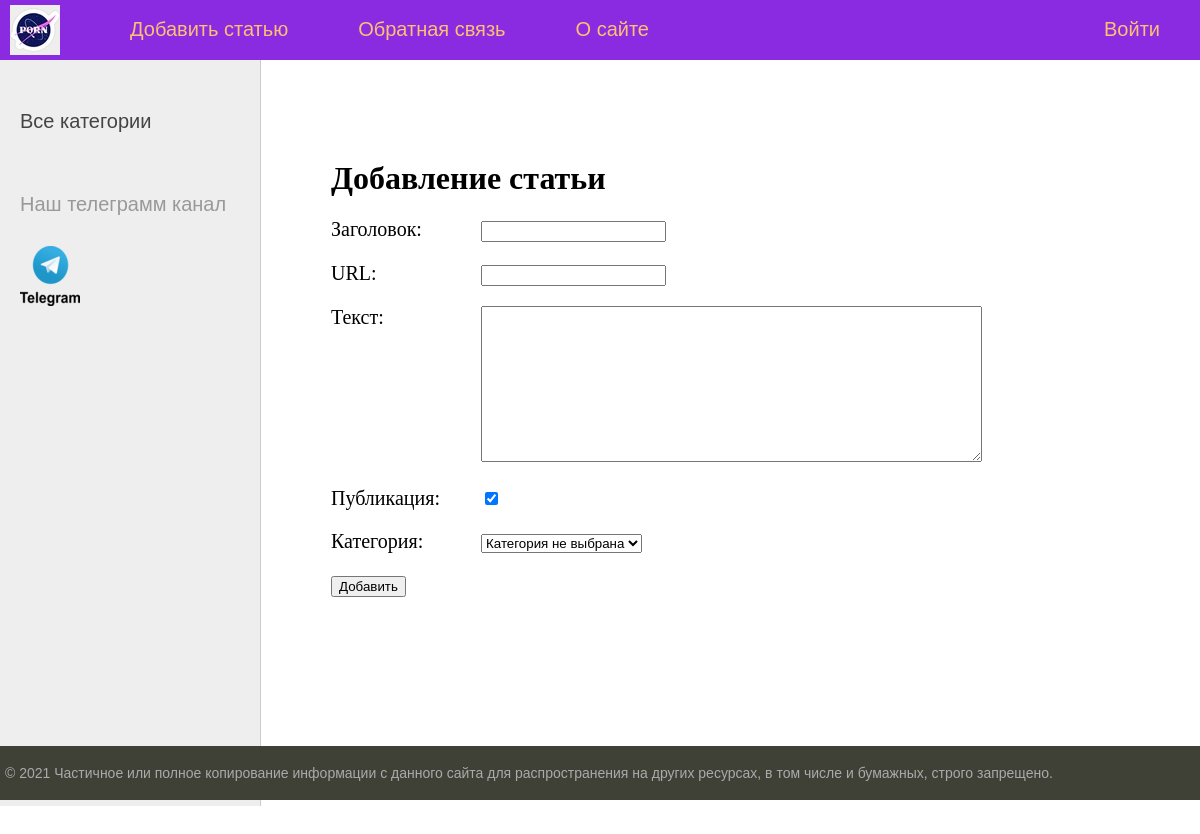
The app's page /addpage/, older data.
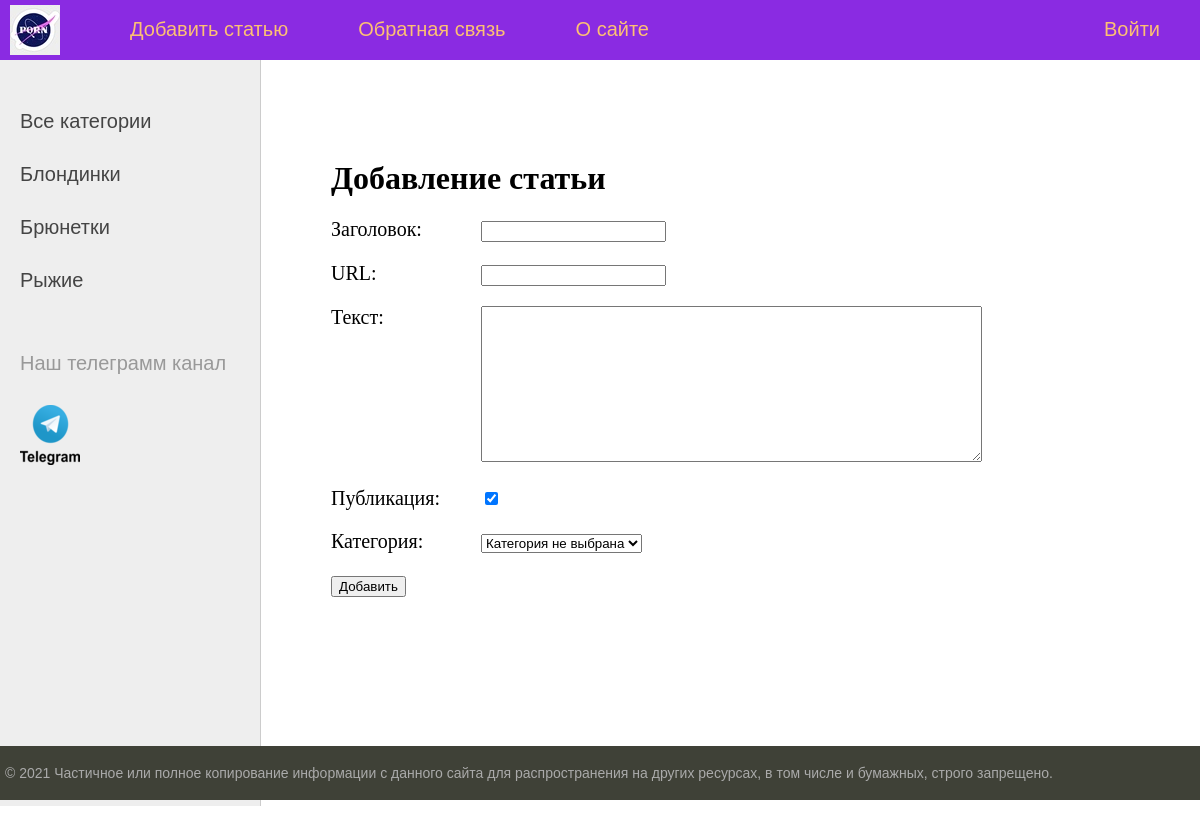
The same page, newer data.
### women/models.py (models this page shows)
class Category(models.Model):
    name = models.CharField(max_length=100, db_index=True, verbose_name='Категория')
    slug = models.SlugField(max_length=255, unique=True, db_index=True, verbose_name="URL")
    def __str__(self):
        return self.name
    def get_absolute_url(self):
        return reverse('category', kwargs={'cat_slug': self.slug})
    class Meta:
        verbose_name = 'Категория'
        verbose_name_plural = 'Категории'
        ordering = ['id']

### women/views.py (the view)
# urls.py: path('addpage/', addpage, name='add_page'),
def addpage(request):
    if request.method == 'POST':
        form = AddPostForm(request.POST)
        if form.is_valid():
            try:
                Women.objects.create(**form.cleaned_data)
                return redirect('home')
            except:
                form.add_error(None, 'Ошибка добавления поста')
    else:
        form = AddPostForm()
    return render(request, 'women/addpage.html', {'form': form, 'menu': menu, 'title': "Добавление статьи"})

### women/forms.py
class AddPostForm(forms.Form):
    title = forms.CharField(max_length=255, label="Заголовок")
    slug = forms.SlugField(max_length=255, label="URL")
    content = forms.CharField(widget=forms.Textarea(attrs={'cols': 60, 'rows': 10}), label="Текст")
    is_published = forms.BooleanField(label="Публикация", required=False, initial=True)
    cat = forms.ModelChoiceField(queryset=Category.objects.all(), label="Категория", empty_label="Категория не выбрана")

### women/templatetags/women_tags.py (called while the page is built)
@register.inclusion_tag('women/list_categories.html')
def show_categories(sort=None, cat_selected=0):
    if not sort:
        cats = Category.objects.all()
    else:
        cats = Category.objects.order_by(sort)
    return {"cats": cats, "cat_selected": cat_selected}

### women/templates/women/addpage.html (shortened to what this page needs)
{% extends 'women/base.html' %}
{% block content %}
<h1>{{title}}</h1>
<form action="{% url 'add_page' %}" method="post">
{% for f in form %}
    <p><label class="form-label" for="{{ f.id_for_label }}">{{f.label}}: </label>{{ f }}</p>
{% endfor %}
    <button type="submit">Добавить</button>
</form>
{% endblock %}

### women/templates/women/list_categories.html
{% for c in cats %}
	{% if c.pk == cat_selected %}
		<li class="selected">{{c.name}}</li>
	{% else %}
		<li><a href="{{ c.get_absolute_url }}">{{c.name}}</a> </li>
	{% endif %}
{% endfor %}

Row changes from the older to the newer data that the page shows:
added Category: name "Блондинки"
added Category: name "Брюнетки"
added Category: name "Рыжие"
